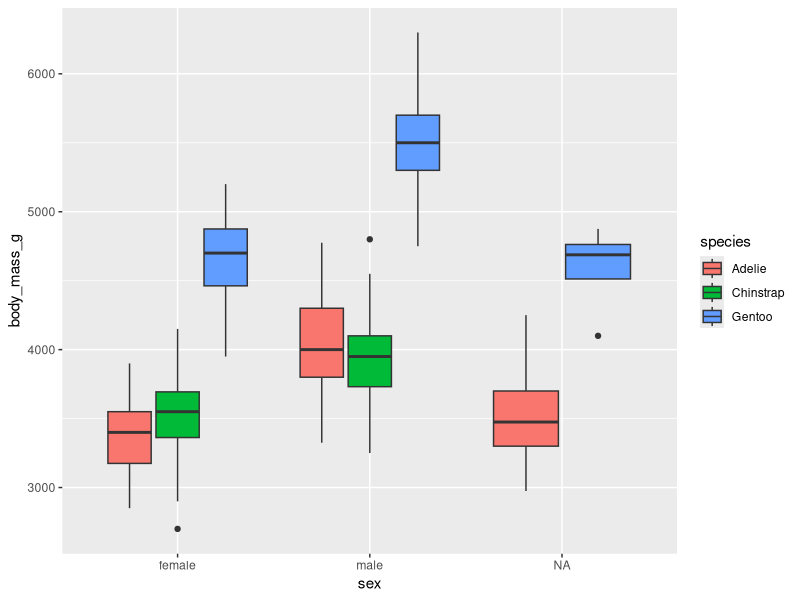
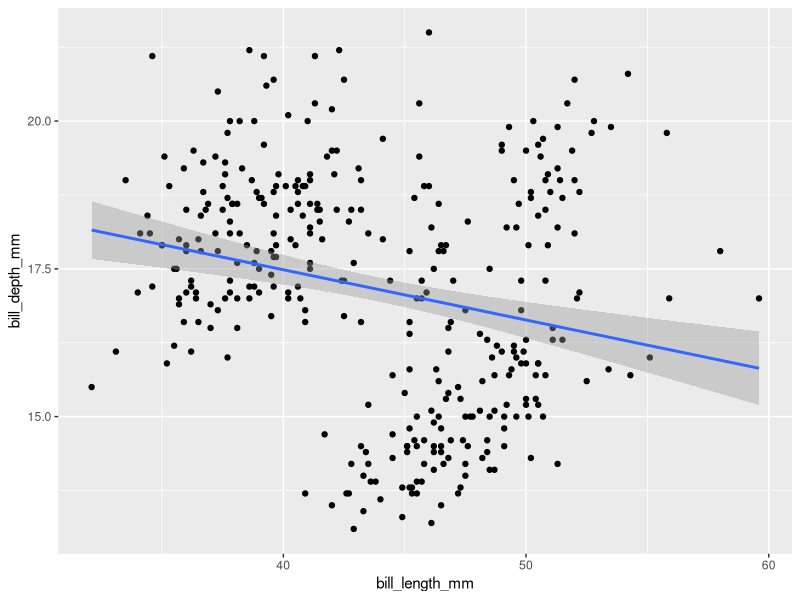
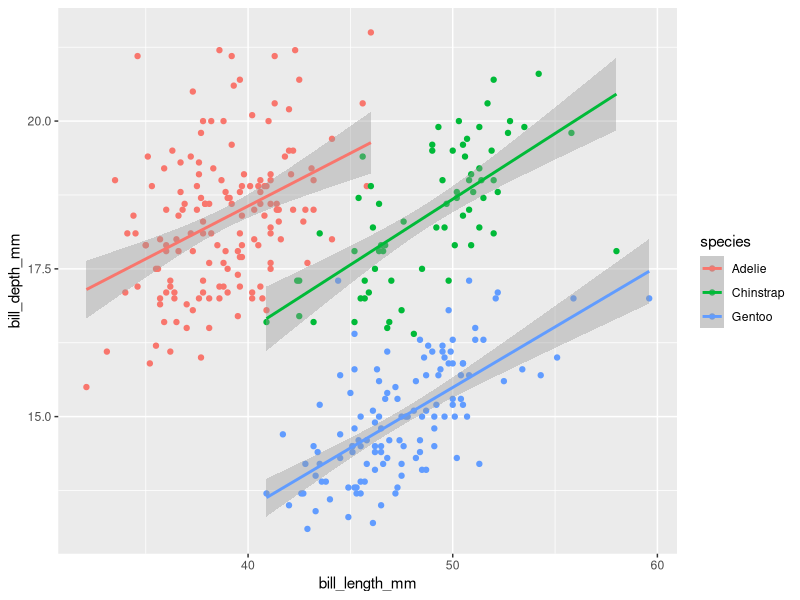

Write the R code that produced these figures, in order.
## ---- chunk 1
library(palmerpenguins)
library(tibble)
library(ggplot2)
library(dplyr)
penguins <- palmerpenguins::penguins
head(penguins)
## ---- chunk 2
ggplot(data = penguins,
       aes(x = sex, y = body_mass_g))+
  geom_boxplot(aes(fill = species))
## ---- chunk 3
penguins %>%
  select(species, sex, body_mass_g) %>%
  arrange(desc(body_mass_g))
## ---- chunk 4
penguins %>%
  select(species, sex, body_mass_g) %>%
  group_by(species,sex) %>%
  summarize(mean = mean(body_mass_g))
## ---- chunk 5
penguins %>%
  group_by(species) %>%
  mutate(n_species = n()) %>%
  ungroup() %>%
  group_by(species,sex,n_species) %>%
  summarize(n=n())
## ---- chunk 6
penguins %>%
  count(species, sex) %>%
  add_count(species, wt = n,
            name = "n_species")
## ---- chunk 7
penguins %>%
  count(species, sex) %>%
  add_count(species, wt = n,
            name = "n_species") %>%
  mutate(prop = n/n_species*100)
## ---- chunk 8
penguins %>%
  count(species, sex) %>%
  add_count(species, wt = n,
            name = "n_species") %>%
  mutate(prop = n/n_species*100) %>%
  filter(species == "Chinstrap")
## ---- chunk 9
penguins_new <-
  penguins %>%
  mutate(year_factor = factor(year, levels = unique(year)))
penguins_new
  
## ---- chunk 10
ggplot(data = penguins,
       mapping = aes(x = bill_length_mm, y = bill_depth_mm))+
  geom_point() +
  geom_smooth(method='lm', formula = y ~x)
## ---- chunk 11
penguins %>%
  ggplot(mapping = aes(x = bill_length_mm, y = bill_depth_mm, group = species, col = species)) + 
  geom_point() +
  geom_smooth(method = 'lm', formula = y ~x)
